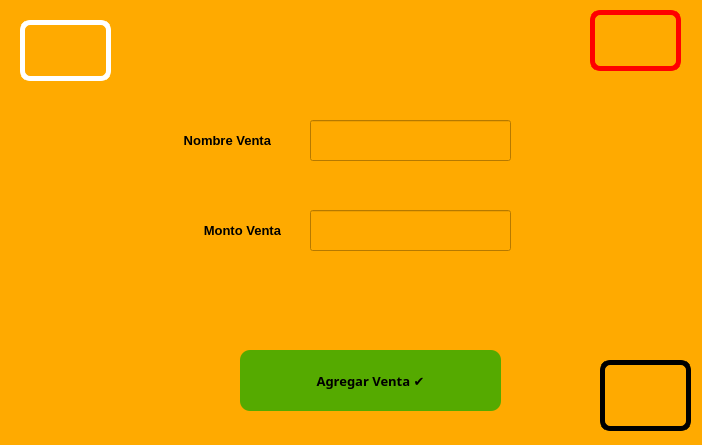
<?xml version="1.0" encoding="UTF-8"?>
<ui version="4.0">
 <class>Dialog</class>
 <widget class="QDialog" name="Dialog">
  <property name="geometry">
   <rect>
    <x>0</x>
    <y>0</y>
    <width>702</width>
    <height>445</height>
   </rect>
  </property>
  <property name="windowTitle">
   <string>Dialog</string>
  </property>
  <property name="styleSheet">
   <string notr="true">background-color: rgb(255, 170, 0);</string>
  </property>
  <widget class="QLabel" name="label">
   <property name="geometry">
    <rect>
     <x>-30</x>
     <y>210</y>
     <width>311</width>
     <height>41</height>
    </rect>
   </property>
   <property name="font">
    <font>
     <pointsize>10</pointsize>
     <weight>75</weight>
     <bold>true</bold>
    </font>
   </property>
   <property name="text">
    <string>Monto Venta</string>
   </property>
   <property name="alignment">
    <set>Qt::AlignRight|Qt::AlignTrailing|Qt::AlignVCenter</set>
   </property>
  </widget>
  <widget class="QLineEdit" name="txt_NombreVenta">
   <property name="geometry">
    <rect>
     <x>310</x>
     <y>120</y>
     <width>201</width>
     <height>41</height>
    </rect>
   </property>
   <property name="font">
    <font>
     <family>Rockwell Extra Bold</family>
     <pointsize>10</pointsize>
     <weight>75</weight>
     <bold>true</bold>
    </font>
   </property>
  </widget>
  <widget class="QLabel" name="label_2">
   <property name="geometry">
    <rect>
     <x>60</x>
     <y>120</y>
     <width>211</width>
     <height>41</height>
    </rect>
   </property>
   <property name="font">
    <font>
     <pointsize>10</pointsize>
     <weight>75</weight>
     <bold>true</bold>
    </font>
   </property>
   <property name="text">
    <string>Nombre Venta</string>
   </property>
   <property name="alignment">
    <set>Qt::AlignRight|Qt::AlignTrailing|Qt::AlignVCenter</set>
   </property>
  </widget>
  <widget class="QPushButton" name="btn_AgregarVenta">
   <property name="geometry">
    <rect>
     <x>240</x>
     <y>350</y>
     <width>261</width>
     <height>61</height>
    </rect>
   </property>
   <property name="font">
    <font>
     <family>Rockwell Extra Bold</family>
     <pointsize>10</pointsize>
     <weight>75</weight>
     <bold>true</bold>
    </font>
   </property>
   <property name="styleSheet">
    <string notr="true">background-color: rgb(85, 170, 0);
border-radius: 10px;</string>
   </property>
   <property name="text">
    <string>Agregar Venta ✔</string>
   </property>
  </widget>
  <widget class="QLineEdit" name="txt_montoVenta">
   <property name="geometry">
    <rect>
     <x>310</x>
     <y>210</y>
     <width>201</width>
     <height>41</height>
    </rect>
   </property>
   <property name="font">
    <font>
     <family>Rockwell Extra Bold</family>
     <pointsize>10</pointsize>
     <weight>75</weight>
     <bold>true</bold>
    </font>
   </property>
   <property name="text">
    <string/>
   </property>
  </widget>
  <widget class="QLabel" name="label_3">
   <property name="geometry">
    <rect>
     <x>20</x>
     <y>20</y>
     <width>91</width>
     <height>61</height>
    </rect>
   </property>
   <property name="styleSheet">
    <string notr="true">border: 5px solid white;
border-radius: 10px;</string>
   </property>
   <property name="text">
    <string/>
   </property>
   <property name="pixmap">
    <pixmap resource="../../recursos.qrc">:/Logos/Imagenes/logo uat.jpg</pixmap>
   </property>
   <property name="scaledContents">
    <bool>true</bool>
   </property>
  </widget>
  <widget class="QLabel" name="label_4">
   <property name="geometry">
    <rect>
     <x>590</x>
     <y>10</y>
     <width>91</width>
     <height>61</height>
    </rect>
   </property>
   <property name="styleSheet">
    <string notr="true">border: 5px solid red;
border-radius: 10px;</string>
   </property>
   <property name="text">
    <string/>
   </property>
   <property name="pixmap">
    <pixmap resource="../../recursos.qrc">:/Logos/Imagenes/logo fians.jpg</pixmap>
   </property>
   <property name="scaledContents">
    <bool>true</bool>
   </property>
  </widget>
  <widget class="QLabel" name="label_6">
   <property name="geometry">
    <rect>
     <x>600</x>
     <y>360</y>
     <width>91</width>
     <height>71</height>
    </rect>
   </property>
   <property name="styleSheet">
    <string notr="true">border: 5px solid black;
border-radius: 10px;</string>
   </property>
   <property name="text">
    <string/>
   </property>
   <property name="pixmap">
    <pixmap resource="../../recursos.qrc">:/Logos/Imagenes/equipo.jpeg</pixmap>
   </property>
   <property name="scaledContents">
    <bool>true</bool>
   </property>
  </widget>
 </widget>
 <resources>
  <include location="../../recursos.qrc"/>
 </resources>
 <connections/>
</ui>
